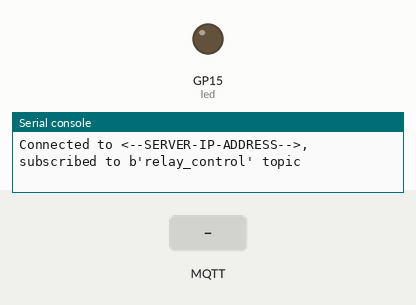
Simulated run of this program. Board: Raspberry Pi Pico running MicroPython. Shown: output pins drawn as LEDs (lit = HIGH), the last lines printed to the serial console. Inputs (shaded band) come from the test bench. WiFi joins after 1.5 s; no MQTT or app messages arrive unless stated.

Above: at 2.8 s.
2.9 s: MQTT message "on" arrives on the first subscribed topic
At 4.1 s:
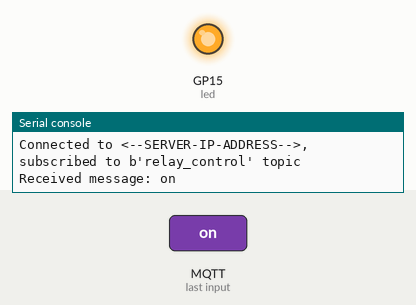
4.4 s: MQTT message "off" arrives on the first subscribed topic
At 5.3 s:
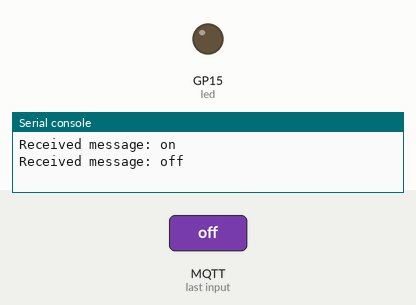
Timing chart, 0 to 7.4 s (numbered marks = the images above; inputs shaded):
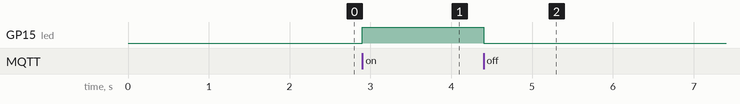

Measured:
- after the input at 2.9 s, GP15 (led): LOW → HIGH at once
- after the input at 4.4 s, GP15 (led): HIGH → LOW at once

The program:

LED_relay_mqtty.py
```python
from machine import Pin
from time import sleep
from umqtt.simple import MQTTClient
import network
#from random import *

led = Pin(15, Pin.OUT)

# Configure your Wi-Fi credentials
SSID     = '<--WIFI-NETWORK-NAME-->'
PASSWORD = '<--WIFI-PASSWORD-->'

wlan = network.WLAN(network.STA_IF)
wlan.active(True)
wlan.connect(SSID,PASSWORD)

while not wlan.isconnected():
    pass

print('Connected to Wi-Fi')
print(wlan.ifconfig())

# Setup MQTT
SERVER      = '<--SERVER-IP-ADDRESS-->'  # Replace with your MQTT broker IP
CLIENT_ID   = b'PICO'
TOPIC       = b'relay_control'
USER      = b'<--MQTT_USER-->'    # Replace with your MQTT username
PASSWORD  = b'<--MQTT_PASSWORD-->'# Replace with your MQTT password

def mqtt_connect():
   client = MQTTClient(CLIENT_ID, SERVER, user=USER, password=PASSWORD, keepalive=3600)
   client.connect()
   print('Connected to %s MQTT Broker'%(SERVER))
   return client

def reconnect():
   print('Failed to connect to the MQTT Broker. Reconnecting...')
   sleep(5)
   machine.reset()

def on_message(topic, msg):
    print("Received message:", msg.decode())
    if msg == b'on':
        led.value(1)
    elif msg == b'off':
        led.value(0)


def main(server, topic, username, passw):
    client = MQTTClient(CLIENT_ID, server, user=username, password=passw, keepalive=3600)
    client.set_callback(on_message)
    client.connect()
    client.subscribe(topic)
    print("Connected to %s, subscribed to %s topic" % (server, topic))

    try:
        while True:
            client.wait_msg()
#            client.check_msg()
#            sleep(1)

    finally:
        client.disconnect()

main(SERVER, TOPIC, USER, PASSWORD)
```
